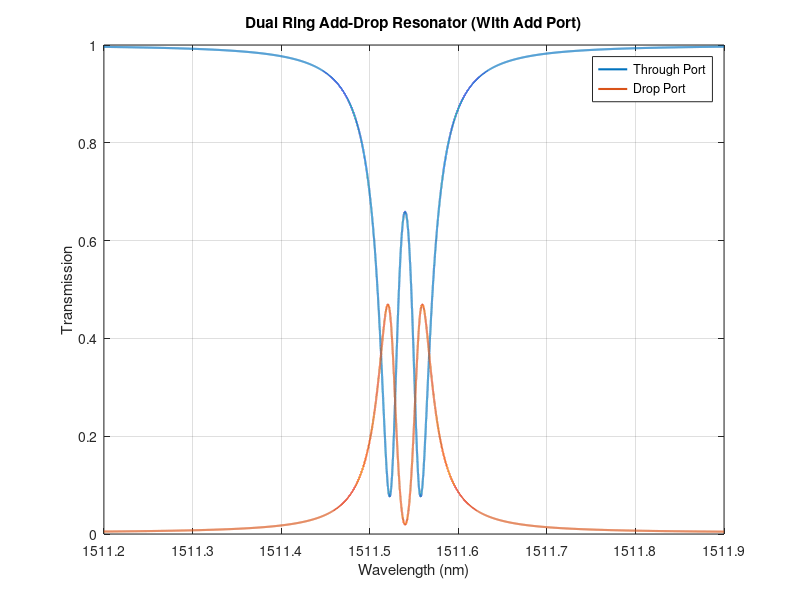
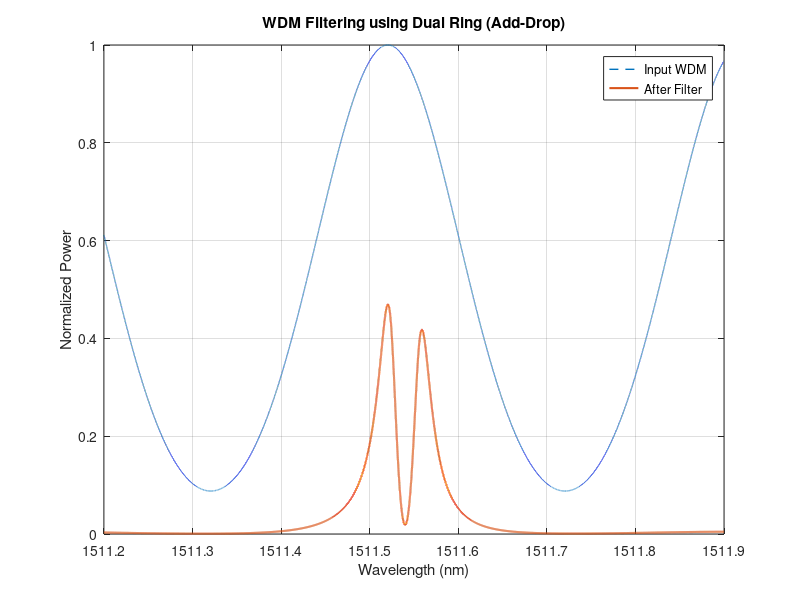

Source code (MATLAB) for these figures, in order:
clc; clear; close all;

%% ======================================================
% Wavelength range
lambda = linspace(1511.2e-9,1511.9e-9,200000);
lambda0 = 1511.54e-9;

c = 3e8;
omega = 2*pi*c./lambda;
omega0 = 2*pi*c/lambda0;

%% ======================================================
% Refractive index
ng   = 4.2;
neff = 2.42;

%% ======================================================
% Ring length
L = 100e-6;

%% ======================================================
% Propagation loss
loss_dB_cm = 2;
alpha = (loss_dB_cm/4.343)*100;

A = exp(-alpha*L);

%% ======================================================
% --------- COUPLING ---------

tau_scale = c / (ng * L);

k_bus  = 0.01;   % input coupling
k_drop = 0.01;   % drop/add coupling
k12    = 0.02;   % inter-ring

gamma_i  = (1 - A)*tau_scale;
gamma_e1 = k_bus  * tau_scale;   % input port
gamma_e2 = k_drop * tau_scale;   % drop/add port
kappa12  = k12    * tau_scale;

%% ======================================================
% --------- ADD-DROP CMT MODEL ---------

T_through = zeros(size(lambda));
T_drop    = zeros(size(lambda));

s_in  = 1;   % input signal
s_add = 0.05;   % add port input (set 0 for now)

for i = 1:length(lambda)

    delta = omega(i) - omega0;

    M = [ (1i*delta + gamma_i + gamma_e1 + gamma_e2)   -1i*kappa12;
         -1i*kappa12                                  (1i*delta + gamma_i) ];

    % BOTH inputs included now
    B = [ sqrt(2*gamma_e1)*s_in + sqrt(2*gamma_e2)*s_add;
          0 ];

    A_vec = M \ B;
    a1 = A_vec(1);

    % OUTPUT PORTS
    s_through = s_in  - sqrt(2*gamma_e1)*a1;
    s_drop    = s_add - sqrt(2*gamma_e2)*a1;

    T_through(i) = abs(s_through)^2;
    T_drop(i)    = abs(s_drop)^2;

end

%% ======================================================
% Plot Through & Drop
figure
plot(lambda*1e9,T_through,'LineWidth',1.5)
hold on
plot(lambda*1e9,T_drop,'LineWidth',1.5)
xlabel('Wavelength (nm)')
ylabel('Transmission')
title('Dual Ring Add-Drop Resonator (With Add Port)')
legend('Through Port','Drop Port')
grid on

%% ======================================================
% ===== Q FACTOR (DROP PORT) =====

[peak_val,idx_peak] = max(T_drop);
lambda_res = lambda(idx_peak);

half_max = peak_val/2;

left_idx  = find(T_drop(1:idx_peak) <= half_max,1,'last');
right_idx = find(T_drop(idx_peak:end) <= half_max,1,'first') + idx_peak - 1;

FWHM = lambda(right_idx) - lambda(left_idx);
Q_real = lambda_res / FWHM;

fprintf('\n========= DUAL RING ADD-DROP (WITH ADD PORT) =========\n');
fprintf('Resonance = %.6f nm\n',lambda_res*1e9);
fprintf('FWHM = %.4f pm\n',FWHM*1e12);
fprintf('Q factor = %.3e\n',Q_real);
%% ======================================================
% ===== FSR CALCULATION =====

FSR = lambda_res^2 / (ng * L);

fprintf('FSR ≈ %.4f nm\n',FSR*1e9);
%% ======================================================
% ================= WDM APPLICATION =====================

channel_spacing = 0.4e-9;
num_channels = 5;

channels = lambda_res + (-2:2)*channel_spacing;

input_spectrum = zeros(size(lambda));

for i = 1:length(channels)
    input_spectrum = input_spectrum + ...
        exp(-((lambda - channels(i)).^2)/(2*(0.08e-9)^2));
end

input_spectrum = input_spectrum / max(input_spectrum);

% Apply ONLY to input port (add port = 0)
output_drop = input_spectrum .* T_drop;

%% ======================================================
% Plot WDM filtering
figure
plot(lambda*1e9,input_spectrum,'--','LineWidth',1)
hold on
plot(lambda*1e9,output_drop,'LineWidth',1.5)
xlabel('Wavelength (nm)')
ylabel('Normalized Power')
title('WDM Filtering using Dual Ring (Add-Drop)')
legend('Input WDM','After Filter')
grid on

%% ======================================================
% ================= CROSSTALK =====================

channel_power = zeros(1,num_channels);

for i = 1:num_channels
    [~,idx] = min(abs(lambda - channels(i)));
    channel_power(i) = output_drop(idx);
end

desired_channel = ceil(num_channels/2);

channel_power(channel_power < 1e-12) = 1e-12;

crosstalk = 10*log10(channel_power / channel_power(desired_channel));

fprintf('\n========= WDM CROSSTALK =========\n');
for i = 1:num_channels
    fprintf('Channel %d Crosstalk = %.2f dB\n',i,crosstalk(i));
end
